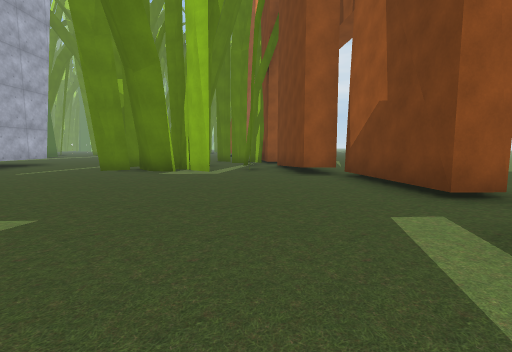
view 1 (above)

24 first-person views from a walk through a Unity game level. The camera is 1.3 m above the floor, tilts 6° down and sees 85° across. The floor is counted in squares, 2 m on a side. Each view is taken from the middle of a square. On the plan, view 1 faces up. The plan holds only what a view shows up to about 9 squares ahead; the rest is blank. The place goes on beyond the plan. The player is left out. Some animated figures are left out. Some surface patterns are stand-ins.

view 2
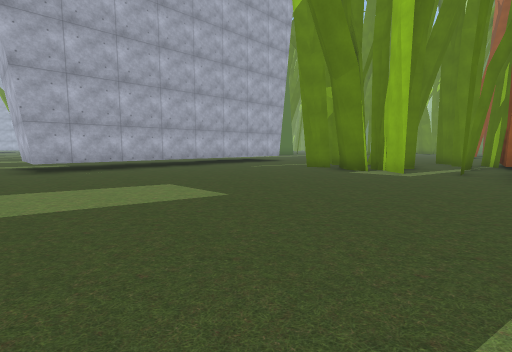

view 3
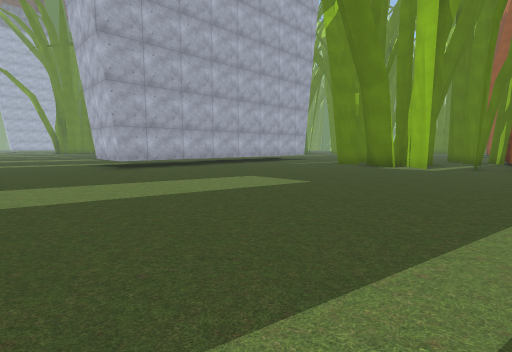

view 4
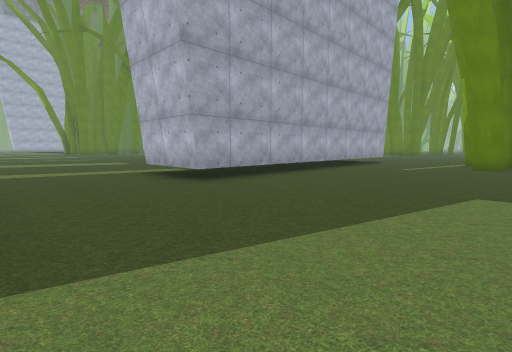

view 5
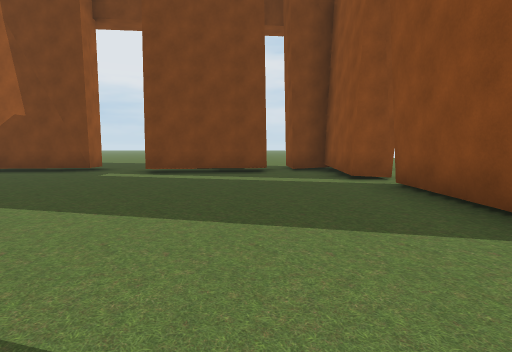

view 6
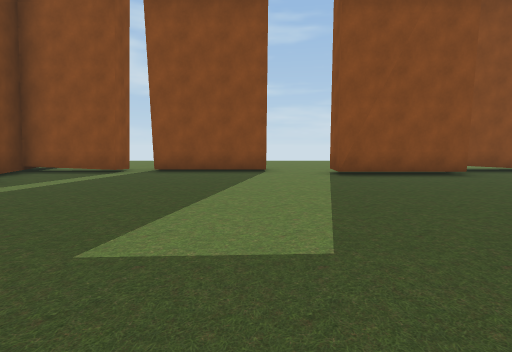

view 7
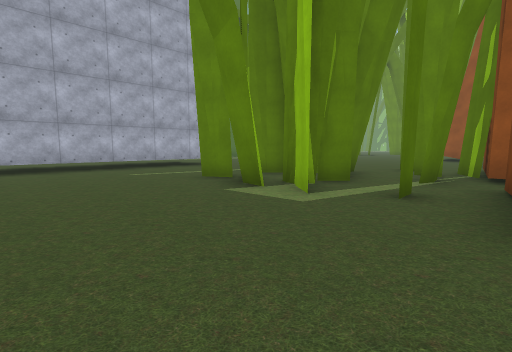

view 8
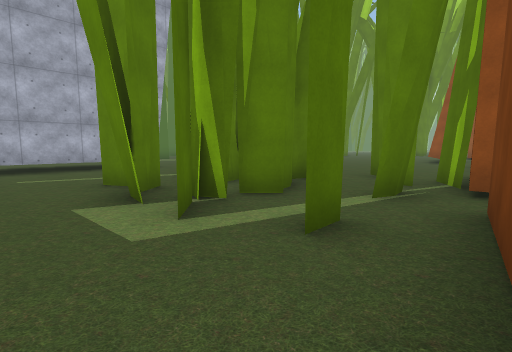

view 9
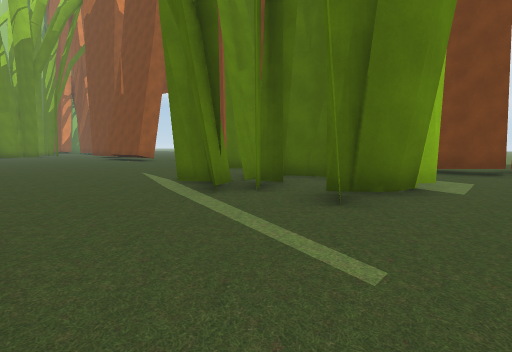

view 10
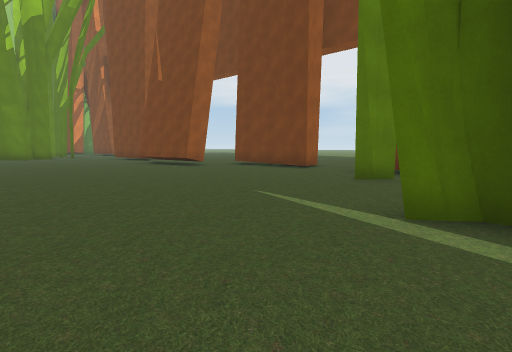

view 11
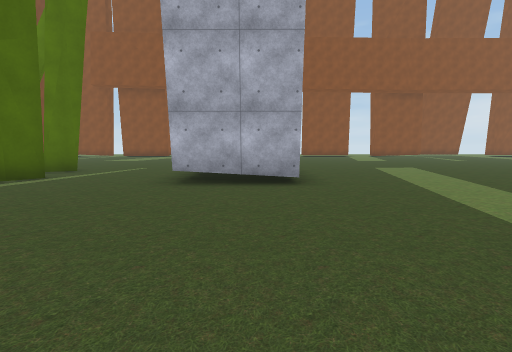

view 12
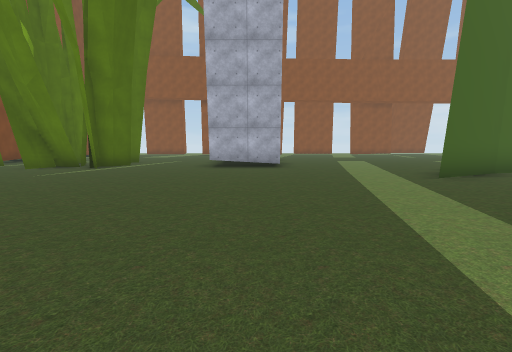

view 13
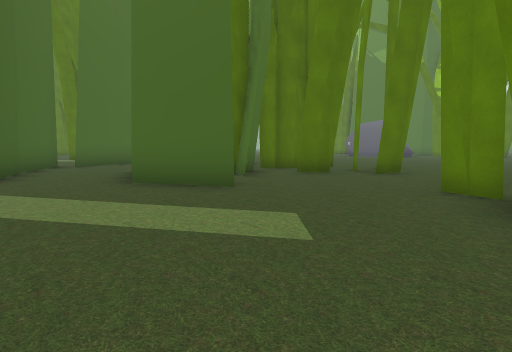

view 14
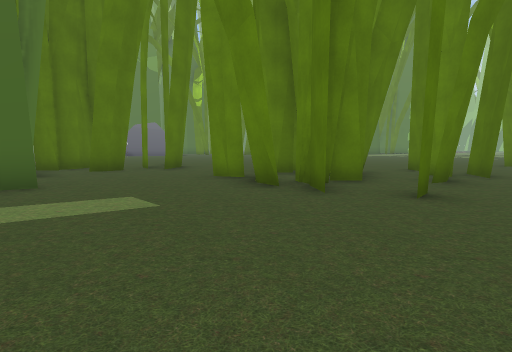

view 15
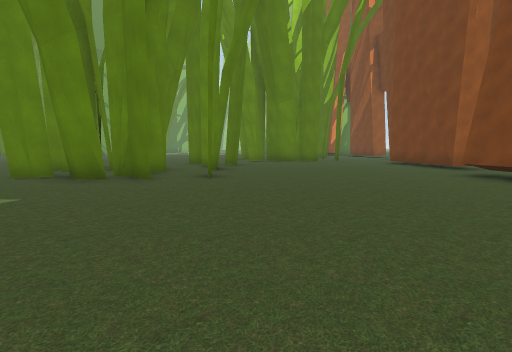

view 16
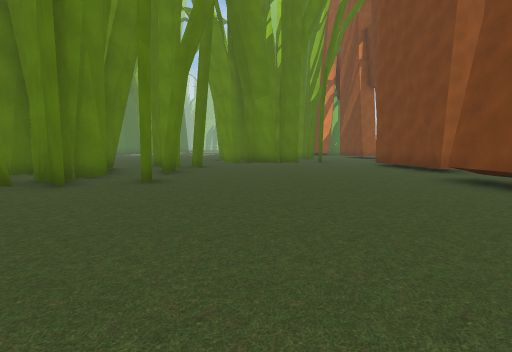

view 17
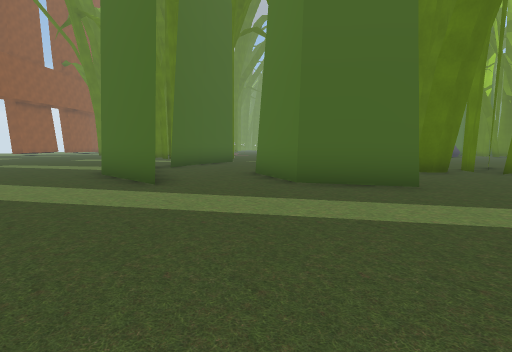

view 18
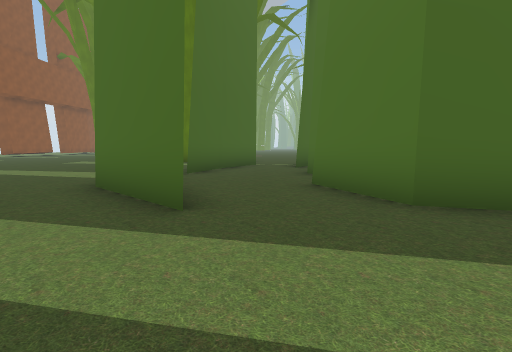

view 19
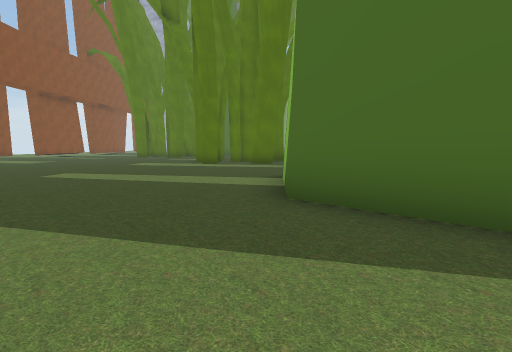

view 20
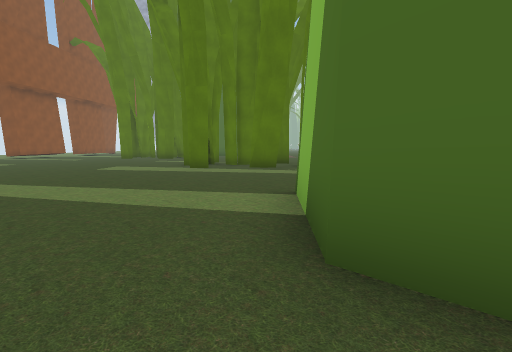

view 21
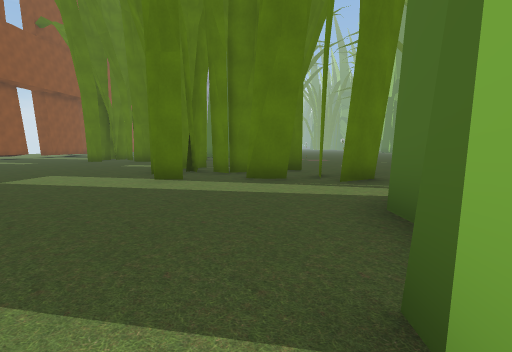

view 22
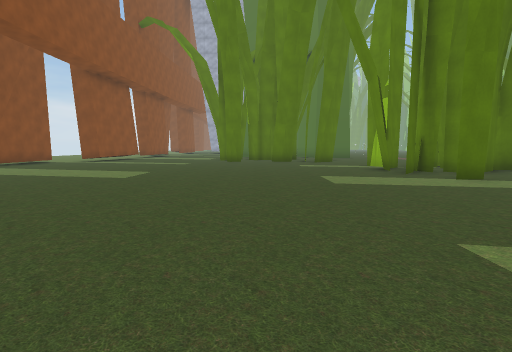

view 23
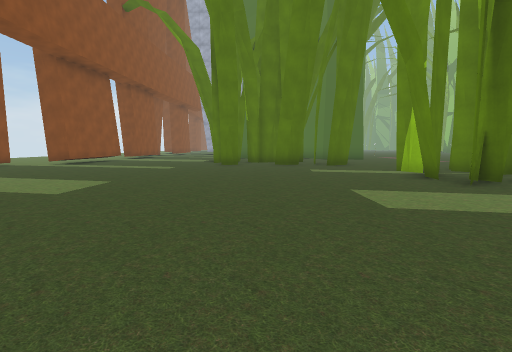

view 24
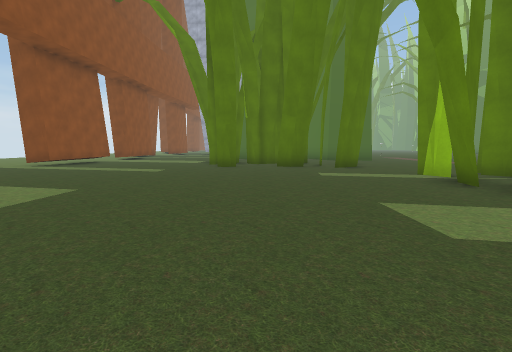

### Floor plan
Key: @ floor where view 1 was taken; # wall or solid block; x gap in a wall; . floor; T thing the floor can be seen under or through.
Columns run from 28 left of view 1 to 4 right of it. Each row starts with its distance up from view 1.
 25                   .##......#
 24              .. # #.x......#.
 23            .....###.#........
 22            .x#..####........
 21            ..#..#####.....#.
 20            #.x............#
 19            #.x............
 18            ###.............
 17            #   #............
 16          ###  ##............##
 15          x....#..............#
 14           ....................
 13     ..##.###..##............#
 12     #.# ...####............##
 11   ##### ................#.####
 10 .....T.............##...###.#.
  9 ...TTT............. #...###..#
  8 #.................. #...###..#..
  7 #.................. #........##.
  6 #.................  #.........##
  5 .............       #..........#.
  4 #...........        #..........#.
  3 ...........         #............
  2 ..........      ... #...........
  1 .........      ....##.........#.
  0 ........      ..............@.#.
 -1 .......       ................##
 -2 .....          ................#
 -3 ..                 .####.....###
 -4                   ###  ..###...
 -5                        ..

Positions as (right, up) in squares from view 1, and headings:
1: (0, 0), facing up
2: (1, 0), facing up-left
3: (1, -2), facing up-left
4: (-3, -2), facing up-left
5: (-5, -1), facing right
6: (-3, 4), facing down
7: (1, 4), facing up-left
8: (1, 6), facing up-left
9: (-7, 6), facing up-right
10: (-7, 10), facing up-right
11: (-9, 15), facing down
12: (-9, 19), facing down
13: (-8, 18), facing left
14: (-7, 17), facing up-left
15: (-7, 15), facing up
16: (-6, 16), facing up
17: (-8, 15), facing left
18: (-10, 14), facing left
19: (-11, 11), facing left
20: (-13, 11), facing left
21: (-16, 11), facing left
22: (-16, 5), facing left
23: (-18, 5), facing left
24: (-19, 5), facing left
